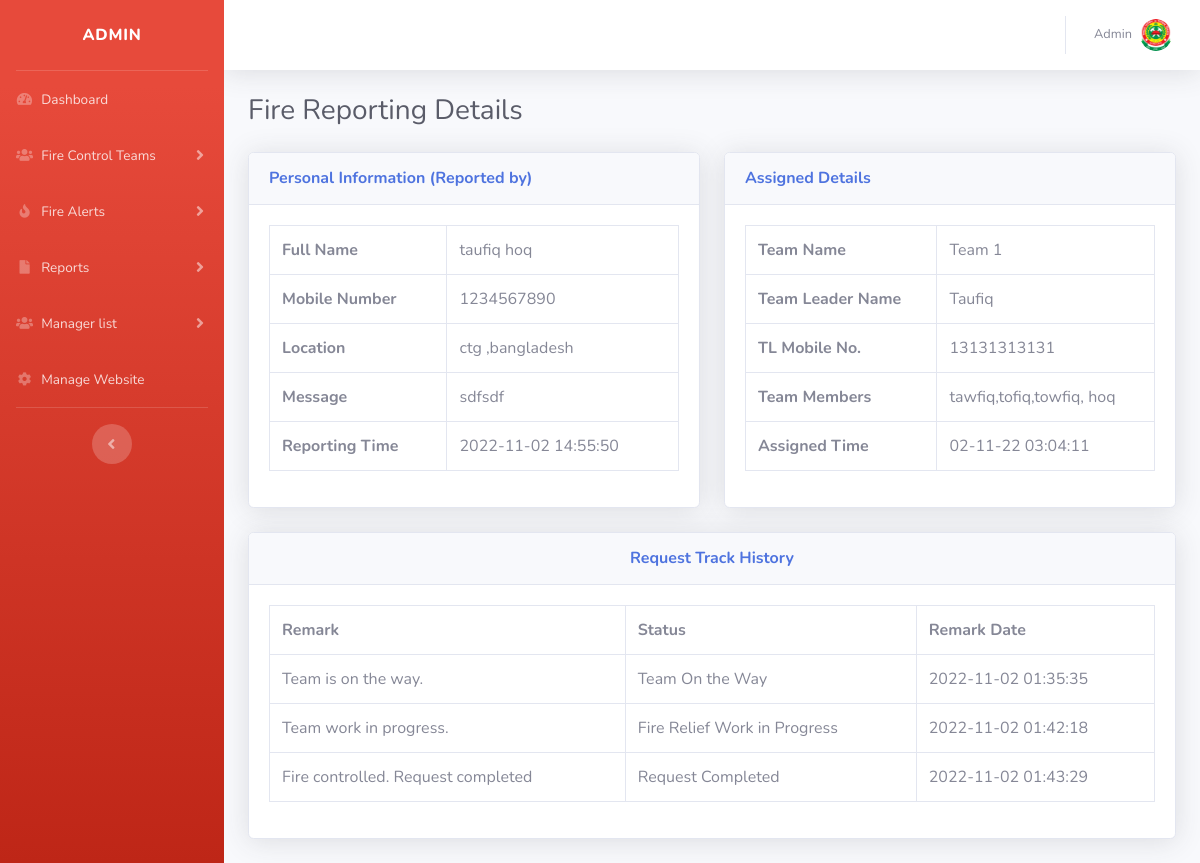
The page /admin/request-details.php?requestid=1 (signed in) on the database its author committed.
### tables this page shows
CREATE TABLE `tblsite` (
  `id` int(11) NOT NULL,
  `siteTitle` varchar(255) DEFAULT NULL,
  `siteLogo` varchar(255) DEFAULT NULL,
  `sitephone` varchar(11) DEFAULT NULL
);

CREATE TABLE `tblfirereport` (
  `id` int(11) NOT NULL,
  `fullName` varchar(255) DEFAULT NULL,
  `mobileNumber` bigint(12) DEFAULT NULL,
  `location` mediumtext DEFAULT NULL,
  `messgae` mediumtext DEFAULT NULL,
  `assignTo` int(11) DEFAULT NULL,
  `status` varchar(120) DEFAULT NULL,
  `postingDate` timestamp NULL DEFAULT current_timestamp(),
  `assignTime` varchar(255) DEFAULT NULL,
  `assignTme` varchar(255) NOT NULL
);

CREATE TABLE `tblteams` (
  `id` int(11) NOT NULL,
  `teamName` varchar(255) DEFAULT NULL,
  `teamLeaderName` varchar(255) DEFAULT NULL,
  `teamLeadMobno` bigint(12) DEFAULT NULL,
  `teamMembers` mediumtext DEFAULT NULL,
  `postingDate` timestamp NULL DEFAULT current_timestamp()
);

CREATE TABLE `tblfiretequesthistory` (
  `id` int(11) NOT NULL,
  `requestId` int(11) DEFAULT NULL,
  `status` varchar(120) DEFAULT NULL,
  `remark` mediumtext DEFAULT NULL,
  `postingDate` timestamp NOT NULL DEFAULT current_timestamp()
);

### admin/request-details.php (the view, shortened to what this page needs)
<?php session_start();
include_once('includes/config.php');
if (strlen($_SESSION['aid']==0)) {
  header('location:logout.php');
  } else{
?>
<!DOCTYPE html>
<html lang="en">
<head>
    <link href="vendor/fontawesome-free/css/all.min.css" rel="stylesheet" type="text/css">
    <link href="css/sb-admin-2.min.css" rel="stylesheet">
</head>
<body id="page-top">
    <div id="wrapper">
<?php include_once('includes/sidebar.php');?>
        <div id="content-wrapper" class="d-flex flex-column">
            <div id="content">
          <?php include_once('includes/topbar.php');?>
                <div class="container-fluid">
                    <h1 class="h3 mb-4 text-gray-800">Fire Reporting Details</h1>
     <form method="post"  name="adminprofile" >
  <div class="row">
                        <div class="col-lg-6">
                            <div class="card shadow mb-4">
                                <div class="card-header py-3">
                                    <h6 class="m-0 font-weight-bold text-primary">Personal Information (Reported by)</h6>
                                </div>
                                <div class="card-body">
<?php $rid=$_GET['requestid'];
$query=mysqli_query($con,"select * from tblfirereport where id='$rid'");
while($row=mysqli_fetch_array($query)){
?>
 <table class="table table-bordered"  width="100%" cellspacing="0">
    <tr>
    <th>Full Name</th>
    <td><?php echo $row['fullName'];?></td>
    </tr>
     <tr>
    <th>Mobile Number</th>
    <td><?php echo $row['mobileNumber'];?></td>
    </tr>
     <tr>
    <th>Location</th>
    <td><?php echo $row['location'];?></td>
    </tr>
     <tr>
    <th>Message</th>
    <td><?php echo $row['messgae'];?></td>
    </tr>
     <tr>
    <th>Reporting Time</th>
    <td><?php echo $row['postingDate'];?></td>
    </tr>
 </table>
<?php } ?>
                                </div>
                            </div>
                        </div>
                        <div class="col-lg-6">
                            <div class="card shadow mb-4">
                                <div class="card-header py-3">
                                    <h6 class="m-0 font-weight-bold text-primary">Assigned Details</h6>
                                </div>
                                <div class="card-body">
<?php $query=mysqli_query($con,"select * from tblfirereport
join tblteams on tblteams.id=tblfirereport.assignTo
    where tblfirereport.id='$rid'");
$count=mysqli_num_rows($query);
if($count>0){
while($row=mysqli_fetch_array($query)){ ?>
 <table class="table table-bordered"  width="100%" cellspacing="0">
    <tr>
    <th>Team Name</th>
    <td><?php echo $row['teamName'];?></td>
    </tr>
    <tr>
    <th>Team Leader Name</th>
    <td><?php echo $row['teamLeaderName'];?></td>
    </tr>
    <tr>
    <th>TL Mobile No.</th>
    <td><?php echo $row['teamLeadMobno'];?></td>
    </tr>
 <tr>
    <th>Team Members</th>
    <td><?php echo $row['teamMembers'];?></td>
    </tr>
     <tr>
    <th>Assigned Time</th>
    <td><?php echo $row['assignTme'];?></td>
    </tr>
</table>
<?php } }  else {?>
<h4  style="color:red;" align="center">Not Assigned Yet</h4>
<?php } ?>
                                </div>
                            </div>
                        </div>
                    </div>
<?php
$ret=mysqli_query($con,"select * from tblfiretequesthistory where requestId='$rid'");
$num=mysqli_num_rows($ret);
?>
<div class="row">
                         <div class="col-lg-12">
                            <div class="card shadow mb-4">
                                <div class="card-header py-3">
                                    <h6 class="m-0 font-weight-bold text-primary" align="center">Request  Track History</h6>
                                </div>
                                <div class="card-body">
<?php if($num>0){
?>
 <table class="table table-bordered"  width="100%" cellspacing="0">
<tr>
    <th>Remark</th>
    <th>Status</th>
    <th>Remark Date</th>
<?php while($result=mysqli_fetch_array($ret)){?>
</tr>
    <tr>
    <td><?php echo $result['remark'];?></td>
    <td><?php echo $result['status'];?></td>
    <td><?php echo $result['postingDate'];?></td>
    </tr>
<?php }  ?>
</table>
         <?php
     } else { ?>
<h4 align="center" style="color:red"> No Tracking history found </h4>
         <?php } ?>
                                </div>
                            </div>
                        </div>
                    </div>
</form>
                </div>
            </div>
        </div>
    </div>
</body>
</html>
<?php } ?>

### admin/includes/topbar.php (shortened to what this page needs)
      <nav class="navbar navbar-expand navbar-light bg-white topbar mb-4 static-top shadow">
            <?php if($_SESSION['aid']):?>
                    <ul class="navbar-nav ml-auto">
                        <li class="nav-item dropdown no-arrow">
                            <a class="nav-link dropdown-toggle" href="#" id="userDropdown" role="button"
                                data-toggle="dropdown" aria-haspopup="true" aria-expanded="false">
                <?php
$adid=$_SESSION['aid'];
$ret1=mysqli_query($con,"select AdminName from tbladmin where ID='$adid'");
while($row1=mysqli_fetch_array($ret1)){
?>
                                <span class="mr-2 d-none d-lg-inline text-gray-600 small"><?php  echo $row1['AdminName'];?></span>
                           <?php } ?>
                                <img class="img-profile rounded-circle"
                                    src="uploadeddata/<?php echo $logo;?>">
                            </a>
                        </li>
                    </ul>
                <?php endif;?>
                </nav>

### rows shown on the page
tblsite: siteLogo (picture)
tblfirereport: fullName "taufiq hoq", mobileNumber "1234567890", location "ctg ,bangladesh", messgae "sdfsdf", postingDate "2022-11-02 14:55:50", tblteams.teamName "Team 1", tblteams.teamLeaderName "Taufiq", tblteams.teamLeadMobno "13131313131", tblteams.teamMembers "tawfiq,tofiq,towfiq, hoq", assignTme "02-11-22 03:04:11"
tblfiretequesthistory: remark "Team is on the way.", status "Team On the Way", postingDate "2022-11-02 01:35:35"
tblfiretequesthistory: remark "Team work in progress.", status "Fire Relief Work in Progress", postingDate "2022-11-02 01:42:18"
tblfiretequesthistory: remark "Fire controlled. Request completed", status "Request Completed", postingDate "2022-11-02 01:43:29"

### other values the page prints
$row1['AdminName'] "Admin"
